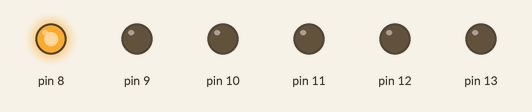
This sketch was run on a simulated Arduino Uno, built with avr-gcc and run on an emulated ATmega328P. Shown: output pins drawn as LEDs (lit = HIGH).

Above: at 0.05 s.
At 0.35 s:
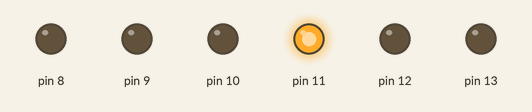
At 0.95 s:
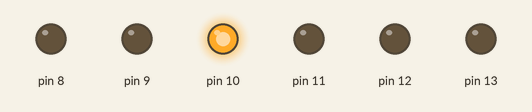
At 1.35 s:
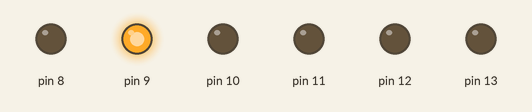
At 1.8 s:
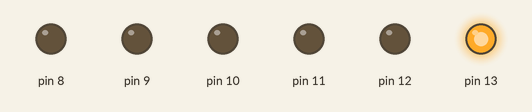
At 2.85 s:
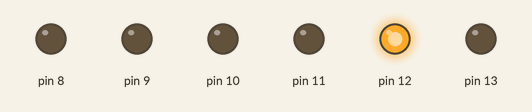
Timing chart, 0 to 3.1 s (numbered marks = the images above):
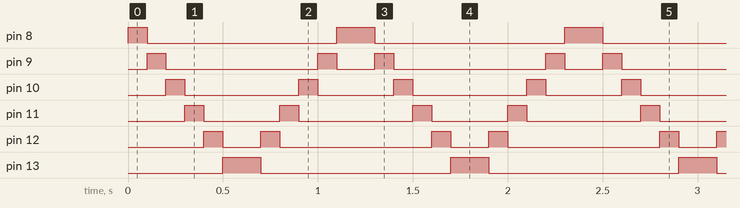

Measured:
- by itself, pin 8: repeats every 1.2 s: LOW 1.0 s, HIGH 0.20 s
- by itself, pin 9: repeats every 1.2 s: LOW 0.80 s, HIGH 0.10 s, LOW 0.20 s, HIGH 0.10 s
- by itself, pin 10: repeats every 1.2 s: LOW 0.60 s, HIGH 0.10 s, LOW 0.40 s, HIGH 0.10 s
- by itself, pin 11: repeats every 1.2 s: LOW 0.40 s, HIGH 0.10 s, LOW 0.60 s, HIGH 0.10 s
- by itself, pin 12: repeats every 1.2 s: LOW 0.20 s, HIGH 0.10 s, LOW 0.80 s, HIGH 0.10 s
- by itself, pin 13: alternates HIGH for 0.20 s and LOW for 1.0 s

The sketch:

LEDs_blink_wave_stage4.ino
```cpp
// 6 LEDs blinking light wave - stage4

int d = 100; // using a variable to store the delay time

void setup()
{
  // setting up pins 8-13 as outputs using for statement
  for ( int p = 8; p < 14; p++) {
    pinMode(p, OUTPUT);
  }
}

void loop()
{
  // loop from pin 8 and going up
  for ( int p = 8; p < 14; p++) {
    digitalWrite(p, HIGH); // turn LED on
    delay(d);              // wait
    digitalWrite(p, LOW);  // turn LED off

  }
  // reverse loop from pin 13 snd going down
  for (int p = 13; p > 7; p--) {
    digitalWrite(p, HIGH);
    delay(d);
    digitalWrite(p, LOW);
  }

  // loop will start from top again
}
```
